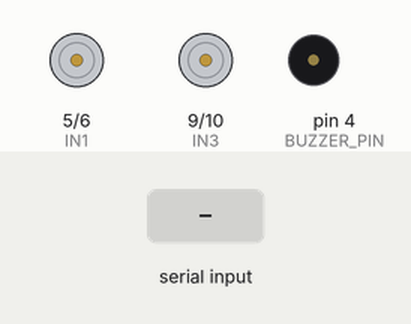
Bench run of a sketch on a simulated Arduino Uno, built with avr-gcc and run on an emulated ATmega328P. Parts: motor-driver pin pairs drawn as motors (green arrow = first pin HIGH = forward, orange = second pin HIGH = backward, longer = more drive), buzzer (waves = sounding). Inputs (shaded band) come from the test bench.

Above: at 1.2 s.
1.3 s: "Z:BOOT\n" received over Serial
At 1.96 s:
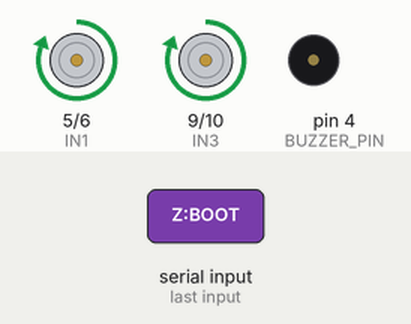
4.3 s: "F90\n" received over Serial
At 4.6 s:
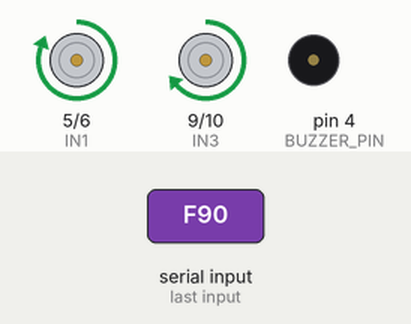
7.3 s: "B90\n" received over Serial
At 8.1 s:
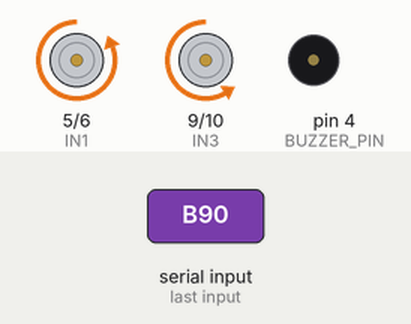
10.3 s: "Z:BOOT\n" received over Serial
At 10.67 s:
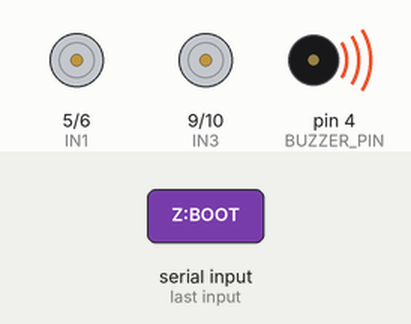
Timing chart, 0 to 13.3 s (numbered marks = the images above; inputs shaded):
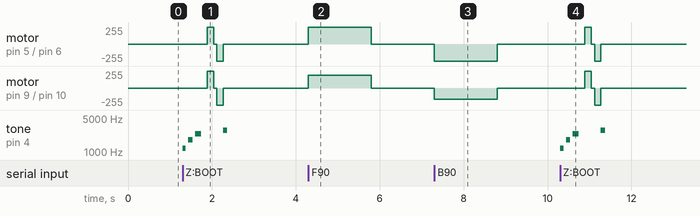

Measured:
- after the input at 1.3 s, motor on pin 5 (IN1) / pin 6 (IN2), motor on pin 9 (IN3) / pin 10 (IN4): stopped → forward 255/255 after 0.59 s, → stopped 0.15 s later, → backward 255/255 0.08 s later, → stopped 0.15 s later; tone on pin 4 (BUZZER_PIN): plays 1200 Hz for 0.08 s, 1800 Hz for 0.10 s, 2400 Hz for 0.14 s, 2800 Hz for 0.10 s, starting at once
- after the input at 4.3 s, motor on pin 5 (IN1) / pin 6 (IN2): stopped → forward 255/255 at once, → stopped 1.5 s later; motor on pin 9 (IN3) / pin 10 (IN4): stopped → forward 191/255 at once, → stopped 1.5 s later
- after the input at 7.3 s, motor on pin 5 (IN1) / pin 6 (IN2): stopped → backward 255/255 at once, → stopped 1.5 s later; motor on pin 9 (IN3) / pin 10 (IN4): stopped → backward 170/255 at once, → stopped 1.5 s later
- after the input at 10.3 s, motor on pin 5 (IN1) / pin 6 (IN2), motor on pin 9 (IN3) / pin 10 (IN4): stopped → forward 255/255 after 0.59 s, → stopped 0.15 s later, → backward 255/255 0.08 s later, → stopped 0.15 s later; tone on pin 4 (BUZZER_PIN): plays 1200 Hz for 0.08 s, 1800 Hz for 0.10 s, 2400 Hz for 0.14 s, 2800 Hz for 0.10 s, starting at once

The sketch:

Arduino_UNO.ino
```cpp
/******************************************************************************
 * 🏎️ FPV Car - Arduino UNO Motor Driver & Sound Controller (Lightweight Edition)
 *
 * Receives serial commands from ESP32-CAM (Master) at 115200 baud:
 *   'F'        -> Drive Forward
 *   'B'        -> Drive Backward
 *   'L'        -> Turn Left (Spin Turn)
 *   'R'        -> Turn Right (Spin Turn)
 *   'S'        -> Stop All Motors
 *   'H' / 'h'  -> Horn Buzzer ON / OFF
 *   "FSP:xxx"  -> Set Forward Speed (0 - 255)
 *   "BSP:xxx"  -> Set Backward Speed (0 - 255)
 *   "Z:BOOT"   -> Boot Melody & Physical Motor Test
 *   "Z:AP"     -> Hotspot Ready Chime
 ******************************************************************************/

#define IN1 5
#define IN2 6
#define IN3 9
#define IN4 10
#define BUZZER_PIN 4

// Global Variables
char currentCommand = 'S';
int forwardSpeed = 255;
int backwardSpeed = 255;
unsigned long lastCommandTime = 0;
const unsigned long SAFETY_TIMEOUT_MS = 1500; // Auto-stop if signal lost for 1.5s

// ==========================================
// ⚖️ Motor Speed Trimming & Balance
// ==========================================
// 1. FORWARD TRIM (Forward me gaadi bilkul seedhi chal rahi hai - TESTED & FIXED):
float leftMotorTrimForward    = 1.00; // Left motor: 100% (PWM 255)
float rightMotorTrimForward   = 0.75; // Right motor: 75%  (PWM 191)

// 2. BACKWARD TRIM (Reverse me seedha chalane ke liye):
// - Agar reverse me gaadi RIGHT ghoomti hai -> Matlab Left motor fast push kar rahi hai: leftMotorTrimBackward = 0.75 (ya 0.70) rakhein
// - Agar reverse me gaadi LEFT ghoomti hai  -> Matlab Right motor fast push kar rahi hai: rightMotorTrimBackward = 0.75 (aur left = 1.0) karein
float leftMotorTrimBackward   = 1.00; // Left motor reverse trim (default 0.75)
float rightMotorTrimBackward  = 0.67 ; // Right motor reverse trim (default 1.00)

int getLeftSpeed(int baseSpeed, bool isForward) {
  float trim = isForward ? leftMotorTrimForward : leftMotorTrimBackward;
  int s = (int)(baseSpeed * trim);
  return constrain(s, 0, 255);
}

int getRightSpeed(int baseSpeed, bool isForward) {
  float trim = isForward ? rightMotorTrimForward : rightMotorTrimBackward;
  int s = (int)(baseSpeed * trim);
  return constrain(s, 0, 255);
}

// ==========================================
// Buzzer & Sound Effects
// ==========================================
void buzzerTone(int freq, int durationMs = 0) {
  tone(BUZZER_PIN, freq);
  if (durationMs > 0) {
    delay(durationMs);
    noTone(BUZZER_PIN);
    digitalWrite(BUZZER_PIN, LOW);
  }
}

void buzzerOff() {
  noTone(BUZZER_PIN);
  digitalWrite(BUZZER_PIN, LOW);
}

void playBootSound() {
  buzzerTone(1200, 80);
  delay(60);
  buzzerTone(1800, 100);
  delay(60);
  buzzerTone(2400, 140);
  delay(150);

  // Quick motor kick (Forward 150ms, Backward 150ms) to test H-Bridge
  digitalWrite(IN1, HIGH);
  digitalWrite(IN2, LOW);
  digitalWrite(IN3, HIGH);
  digitalWrite(IN4, LOW);
  delay(150);
  stopMotors();
  delay(80);

  digitalWrite(IN1, LOW);
  digitalWrite(IN2, HIGH);
  digitalWrite(IN3, LOW);
  digitalWrite(IN4, HIGH);
  delay(150);
  stopMotors();

  // Final confirmation pip
  buzzerTone(2800, 100);
}

void playApReadyChime() {
  for (int i = 0; i < 2; i++) {
    buzzerTone(2000, 90);
    delay(70);
    buzzerTone(2500, 130);
    delay(120);
  }
}

void playWifiConnectedChime() {
  buzzerTone(1800, 100);
  delay(60);
  buzzerTone(2600, 180);
}

// ==========================================
// Motor Controls
// ==========================================
void stopMotors() {
  digitalWrite(IN1, LOW);
  digitalWrite(IN2, LOW);
  digitalWrite(IN3, LOW);
  digitalWrite(IN4, LOW);
}

void driveForward() {
  int leftSpd = getLeftSpeed(forwardSpeed, true);
  int rightSpd = getRightSpeed(forwardSpeed, true);

  // Left Motor (IN1 / IN2)
  if (leftSpd >= 250) {
    digitalWrite(IN1, HIGH);
  } else {
    analogWrite(IN1, leftSpd);
  }
  digitalWrite(IN2, LOW);

  // Right Motor (IN3 / IN4) - Trimmed to run slightly slower and match Left motor
  if (rightSpd >= 250) {
    digitalWrite(IN3, HIGH);
  } else {
    analogWrite(IN3, rightSpd);
  }
  digitalWrite(IN4, LOW);
}

void driveBackward() {
  int leftSpd = getLeftSpeed(backwardSpeed, false);
  int rightSpd = getRightSpeed(backwardSpeed, false);

  // Left Motor (IN1 / IN2) - Trimmed in reverse so it doesn't push faster than Right
  digitalWrite(IN1, LOW);
  if (leftSpd >= 250) {
    digitalWrite(IN2, HIGH);
  } else {
    analogWrite(IN2, leftSpd);
  }

  // Right Motor (IN3 / IN4) - Full power in reverse
  digitalWrite(IN3, LOW);
  if (rightSpd >= 250) {
    digitalWrite(IN4, HIGH);
  } else {
    analogWrite(IN4, rightSpd);
  }
}

void turnLeft() {
  analogWrite(IN1, 0);
  analogWrite(IN2, backwardSpeed);
  analogWrite(IN3, forwardSpeed);
  analogWrite(IN4, 0);
}

void turnRight() {
  analogWrite(IN1, forwardSpeed);
  analogWrite(IN2, 0);
  analogWrite(IN3, 0);
  analogWrite(IN4, backwardSpeed);
}

// ==========================================
// Setup
// ==========================================
void setup() {
  Serial.begin(115200);
  Serial.setTimeout(20);

  pinMode(IN1, OUTPUT);
  pinMode(IN2, OUTPUT);
  pinMode(IN3, OUTPUT);
  pinMode(IN4, OUTPUT);
  pinMode(BUZZER_PIN, OUTPUT);

  buzzerOff();
  stopMotors();

  lastCommandTime = millis();
}

// ==========================================
// Command Parser
// ==========================================
void parseCommand(String cmd) {
  cmd.trim();
  if (cmd.length() == 0) return;

  if (cmd == "Z:BOOT") {
    playBootSound();
    return;
  }
  if (cmd == "Z:AP") {
    playApReadyChime();
    return;
  }
  if (cmd == "Z:WIFI_OK") {
    playWifiConnectedChime();
    return;
  }
  if (cmd.startsWith("FSP:")) {
    int s = cmd.substring(4).toInt();
    forwardSpeed = constrain(s, 0, 255);
    return;
  }
  if (cmd.startsWith("BSP:")) {
    int s = cmd.substring(4).toInt();
    backwardSpeed = constrain(s, 0, 255);
    return;
  }
  if (cmd.startsWith("RTRIM:")) {
    float t = cmd.substring(6).toFloat();
    if (t > 1.0) t = t / 100.0;
    if (t >= 0.1 && t <= 1.0) rightMotorTrimForward = t;
    return;
  }
  if (cmd.startsWith("BTRIM:") || cmd.startsWith("LTRIM_BWD:")) {
    int idx = cmd.indexOf(':');
    float t = cmd.substring(idx + 1).toFloat();
    if (t > 1.0) t = t / 100.0;
    if (t >= 0.1 && t <= 1.0) leftMotorTrimBackward = t;
    return;
  }
  if (cmd.startsWith("RTRIM_BWD:")) {
    float t = cmd.substring(10).toFloat();
    if (t > 1.0) t = t / 100.0;
    if (t >= 0.1 && t <= 1.0) rightMotorTrimBackward = t;
    return;
  }
  if (cmd == "H" || cmd == "HORN:1") {
    tone(BUZZER_PIN, 1900);
    return;
  }
  if (cmd == "h" || cmd == "HORN:0") {
    buzzerOff();
    return;
  }

  char c = cmd.charAt(0);
  if (c == 'F' || c == 'B' || c == 'L' || c == 'R' || c == 'S') {
    currentCommand = c;
    lastCommandTime = millis();
    switch (currentCommand) {
      case 'F': driveForward();  break;
      case 'B': driveBackward(); break;
      case 'L': turnLeft();      break;
      case 'R': turnRight();     break;
      case 'S': stopMotors();    break;
    }
  }
}

// ==========================================
// Main Loop
// ==========================================
void loop() {
  // Read incoming serial commands from ESP32
  if (Serial.available() > 0) {
    String line = Serial.readStringUntil('\n');
    parseCommand(line);
  }

  // Fail-safe auto-stop if no command received within timeout
  if (currentCommand != 'S' && (millis() - lastCommandTime > SAFETY_TIMEOUT_MS)) {
    stopMotors();
    currentCommand = 'S';
  }
}
```
